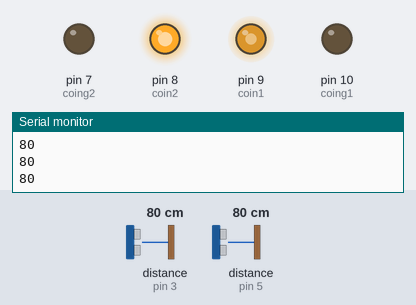
The sketch below on a simulated Arduino Uno, built with avr-gcc and run on an emulated ATmega328P. Parts: output pins drawn as LEDs (lit = HIGH), the last lines printed to the serial monitor. Wiring (inferred from the names in the program): 2 × ultrasonic range finder: trigger pin 2, echo pin 3 / trigger pin 4, echo pin 5. Inputs (shaded band) come from the test bench; at power-on: distance to the obstacle (sensors on pin 3, pin 5) 80 cm. The echo pulse lasts 58.3 µs per cm; pins used as bus, display or sensor lines are not drawn.

Above: at 1.2 s.
1.3 s: distance to the obstacle (sensor on pin 3) set to 2 cm
At 2.5 s:
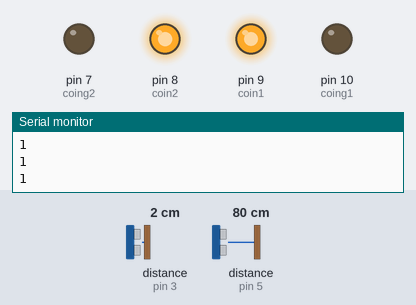
2.8 s: distance to the obstacle (sensor on pin 5) set to 247 cm
At 3.4 s:
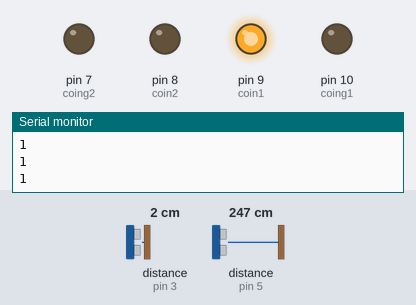
4.3 s: distance to the obstacle (sensor on pin 5) set to 254 cm
5.8 s: distance to the obstacle (sensor on pin 3) set to 120 cm
At 7.0 s:
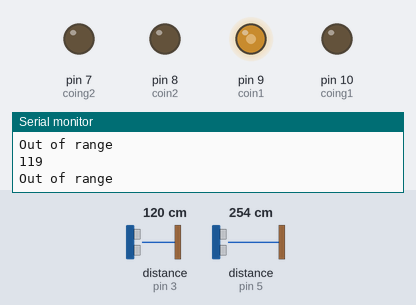
7.3 s: distance to the obstacle (sensor on pin 5) set to 129 cm
8.8 s: distance to the obstacle (sensor on pin 5) set to 121 cm
At 9.3 s:
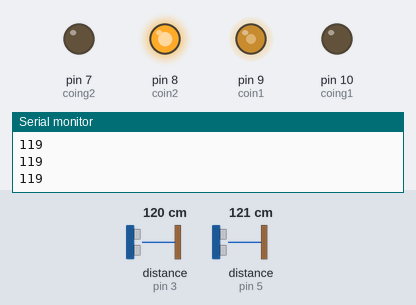
Timing chart, 0 to 11.3 s (numbered marks = the images above; inputs shaded):
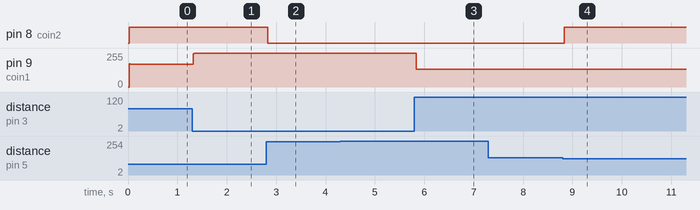

The sketch:

blind_code_completed.ino
```cpp
#define trigPin1 2
#define echoPin1 3
#define coin1 9

#define trigPin2 4
#define echoPin2 5
#define coin2 8
int i = 0;

int fadeValue1 ;
int cm1;
int coing1 = 10;
int coing2 = 7;
int fadeValue2 ;
int cm2;
void setup() {
  Serial.begin (9600);

  pinMode(trigPin1, OUTPUT);
  pinMode(echoPin1, INPUT);
  pinMode(coin1, OUTPUT);
    pinMode(coing1, OUTPUT);
      pinMode(coing2, OUTPUT);

pinMode(trigPin2, OUTPUT);
  pinMode(echoPin2, INPUT);
  pinMode(coin2, OUTPUT);
    pinMode(coin1, OUTPUT);
      pinMode(coin1, OUTPUT);
}

void loop() {
  digitalWrite(coing1,LOW);
  digitalWrite(coing2,LOW);
  long duration1, distance1;
  digitalWrite(trigPin1, LOW);  // Added this line
  delayMicroseconds(2); // Added this line
  digitalWrite(trigPin1, HIGH);
//  delayMicroseconds(1000); - Removed this line
  delayMicroseconds(10); // Added this line
  digitalWrite(trigPin1, LOW);
  duration1 = pulseIn(echoPin1, HIGH);
  distance1 = (duration1/2) / 29.1;
 delay(5);


  long duration2, distance2;
  digitalWrite(trigPin2, LOW);  // Added this line
  delayMicroseconds(2); // Added this line
  digitalWrite(trigPin2, HIGH);
//  delayMicroseconds(1000); - Removed this line
  delayMicroseconds(10); // Added this line
  digitalWrite(trigPin2, LOW);
  duration2 = pulseIn(echoPin2, HIGH);
  distance2 = (duration2/2) / 29.1;
 delay(5);


  if (distance1 >= 250 || distance1 <= 0){
    Serial.println("Out of range");
  }
  else {


      cm1 = 250 - distance1;

  fadeValue1 = map(cm1 , 0, 250, 0, 254);


  analogWrite(coin1, fadeValue1);  // Writes the fadeValue to pin 9
    Serial.println(distance1);
   // Serial.print("\t");
     //   Serial.println(fadeValue1);
      //Serial.println(i);
  }


  if (distance2 >= 250 || distance2 <= 0){
    Serial.println("Out of range");
  }
  else {


      cm2 = 250 - distance2;

  fadeValue2 = map(cm2 , 0, 250, 0, 254);


  analogWrite(coin2, fadeValue2);  // Writes the fadeValue to pin 9
    //Serial.print(distance2);
   // Serial.print("\t");
      //  Serial.println(fadeValue2);
  }


 i++;
}
```

Measured:
- the behaviour switches between 126 and 125 cm on distance to the obstacle (sensor on pin 5) (found by bisection; images 3 and 4)
- after the input at 1.3 s, pin 9 (coin1): 172/255 → 252/255 at once
- after the input at 2.8 s, pin 8 (coin2): HIGH → LOW at once
- after the input at 5.8 s, pin 9 (coin1): 252/255 → 133/255 at once
- after the input at 8.8 s, pin 8 (coin2): LOW → HIGH at once
